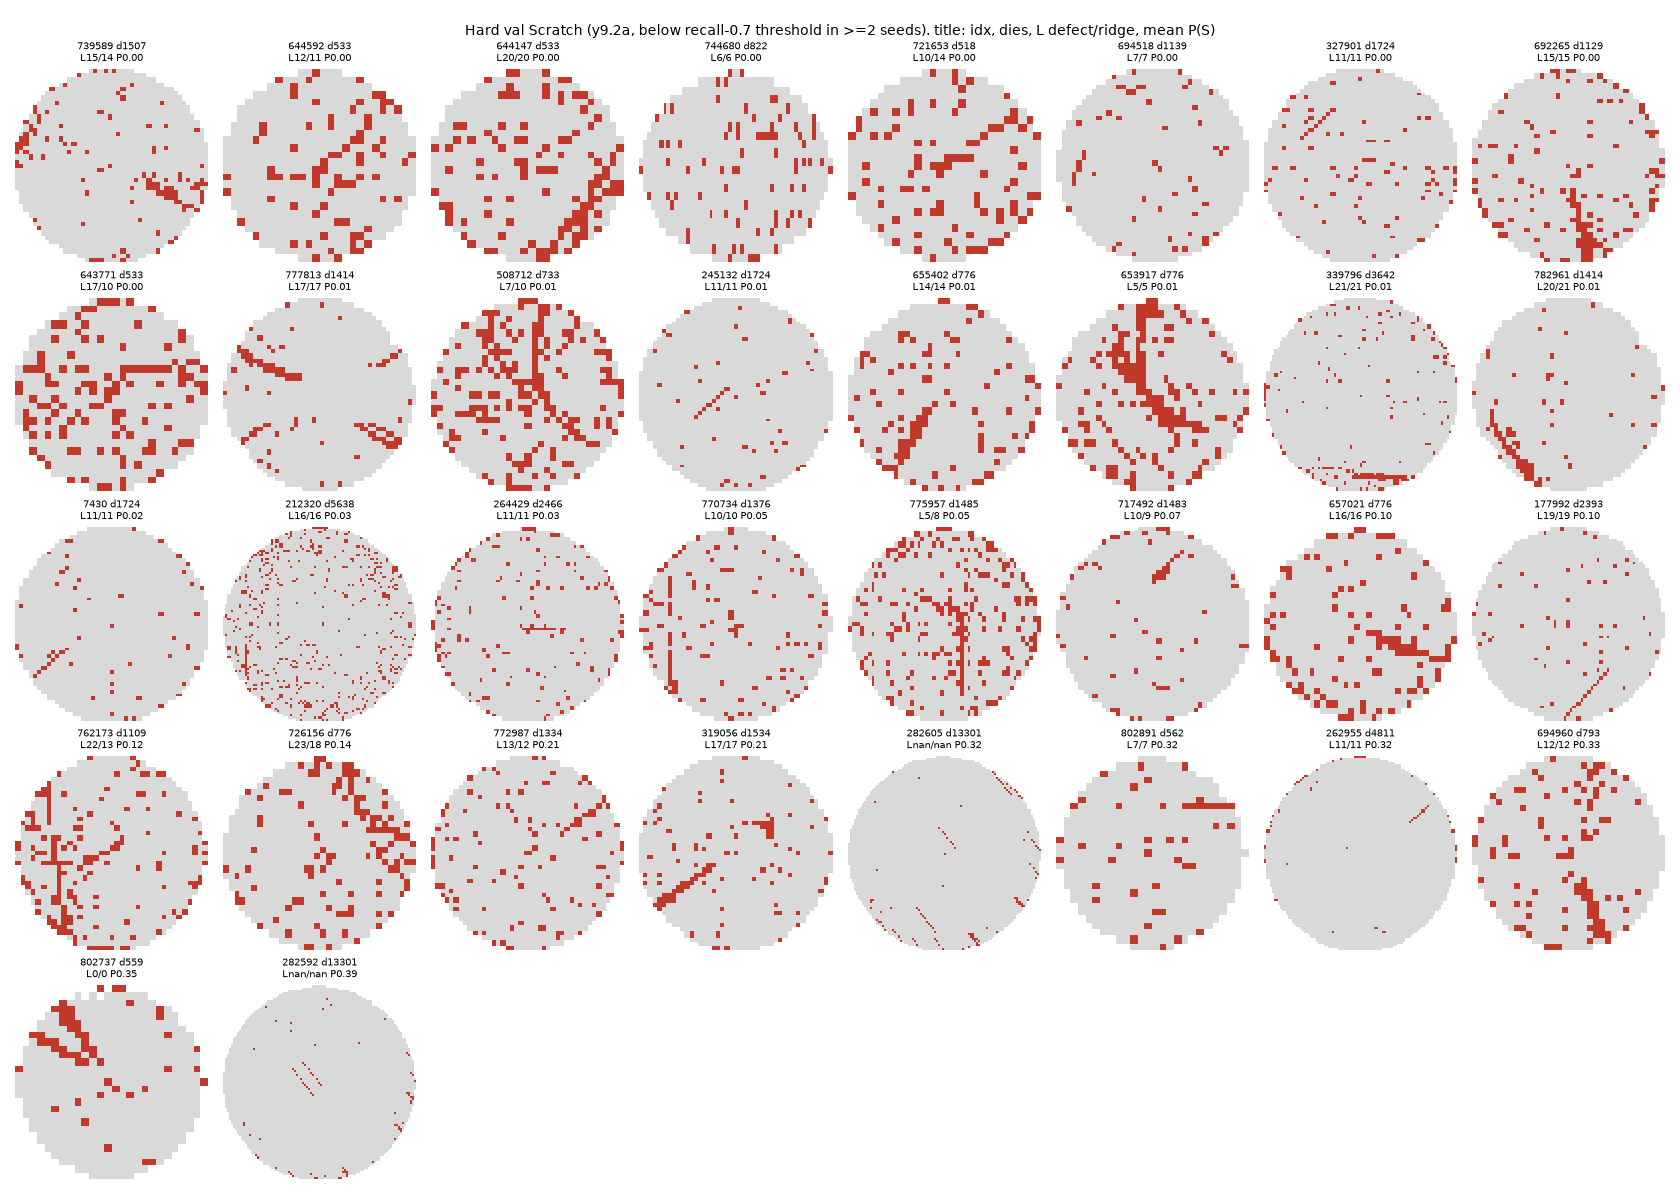

Write the Python code that produced this figure.
"""재현율 0.7 이후에 남는 val Scratch 진단 (val 만, test 안 봄, 학습 없음).
모델 (y9.2a, y9.3a) × seed 0·1·2 각각: P(Scratch) 로 val 전체를 줄 세워 Scratch 재현이 0.7 이 되는 임계 아래에 있는 Scratch = '어려운' Scratch.
본 집합: y9.2a 에서 3 seed 중 2 이상 어려움. 대조: y9.2a 에서 3 seed 모두 임계 위 ('쉬운').
특징: die 수, 불량 비율, 불량 die 성분 최대 길이, Frangi 능선 (τ=0.2) 성분 최대 길이, Frangi 최댓값, 예측 클래스, 위에 있는 none 장수.
사용: python runs/y9.3_step1/hard_scratch.py
"""
import os, sys, gc
import numpy as np, torch
HERE = os.path.dirname(os.path.abspath(__file__)); ROOT = os.path.dirname(os.path.dirname(HERE))
os.chdir(ROOT); sys.path.insert(0, ROOT)
import matplotlib; matplotlib.use("Agg"); import matplotlib.pyplot as plt
from matplotlib.colors import ListedColormap
from wafer import frangi as Fr
from wafer.data import WM811K, CLASSES, NUM_CLASSES
from wafer.models import build_model, to_input, FrangiInput

dev = torch.device("cuda"); CACHE = os.path.expanduser("~/wafer_cache")
ds = WM811K(CACHE); sd = np.load(os.path.join(CACHE, "wm811k_shapes_dies.npy"))
va = ds.val; yv = ds.labels[va]; SC, NO = CLASSES.index("Scratch"), CLASSES.index("none"); s = yv == SC
vs = va[s]; nS = len(vs)
MODELS = {"y9.2a": "frangi", "y9.3a": "length"}


@torch.no_grad()
def probs(seed, meth, tab):
    m = FrangiInput(build_model("resnet18", NUM_CLASSES), *tab)
    d = f"runs/resnet18/p0.05/seed{seed}/{meth}_ssl50_ft30"
    m.load_state_dict(torch.load(os.path.join(d, "best.pt"), map_location="cpu", weights_only=True)); m = m.to(dev).eval()
    out = []
    for i in range(0, len(va), 1024):
        j = va[i:i + 1024]; out.append(torch.softmax(m(to_input(ds.fetch(j, dev)), torch.as_tensor(j, device=dev)).float(), 1).cpu())
    del m; torch.cuda.empty_cache(); return torch.cat(out).numpy()


HARD, PS, PRED, NABOVE = {}, {}, {}, {}
for meth, kind in MODELS.items():
    pu, pi = Fr.cache_paths(CACHE, kind); gi = np.load(pi)
    row = np.full(len(ds.labels), -1, np.int64); row[gi] = np.arange(len(gi)); tab = (torch.from_numpy(np.load(pu)), row)
    for seed in (0, 1, 2):
        p = probs(seed, meth, tab); ps = p[:, SC]
        th = np.sort(ps[s])[::-1][int(np.ceil(0.7 * nS)) - 1]          # Scratch 재현 0.7 이 되는 임계
        HARD[(meth, seed)] = ps[s] < th; PS[(meth, seed)] = ps[s]; PRED[(meth, seed)] = p[s].argmax(1)
        NABOVE[(meth, seed)] = np.array([int(((yv == NO) & (ps > x)).sum()) for x in ps[s]])   # 이 Scratch 보다 위에 선 none 장수
    del tab; gc.collect()

# 원본 격자 특징 (> 96 격자는 nan)
img96 = ds.fetch(vs, "cpu")[:, 0].numpy().astype(np.uint8)
F = {k: np.full(nS, np.nan) for k in ("dies", "frac", "Ldef", "Lridge", "Vmax", "ncomp")}
for j, i in enumerate(vs):
    h, w = sd[i, :2]; F["dies"][j] = sd[i, 2]
    if max(h, w) > 96: continue
    ri = ((np.arange(96) + 0.5) * h / 96).astype(np.int64); ci = ((np.arange(96) + 0.5) * w / 96).astype(np.int64)
    nat = img96[j][np.ix_(np.unique(ri, return_index=True)[1], np.unique(ci, return_index=True)[1])]
    v = Fr.vesselness(nat)
    F["frac"][j] = (nat == 2).sum() / max((nat > 0).sum(), 1)
    F["Ldef"][j] = Fr.line_weight(nat, return_parts=True)[2].max()
    F["Lridge"][j] = Fr.line_weight(nat, "ridge", V=v, tau=Fr.TAU, return_parts=True)[2].max()
    F["Vmax"][j] = v[nat > 0].max(); F["ncomp"][j] = Fr.ndimage.label(nat == 2, structure=np.ones((3, 3)))[1]

nh = sum(HARD[("y9.2a", sd_)].astype(int) for sd_ in (0, 1, 2)); nh3 = sum(HARD[("y9.3a", sd_)].astype(int) for sd_ in (0, 1, 2))
hard = nh >= 2; easy = nh == 0
print(f"val Scratch {nS}장 (원본 격자 ≤96: {np.isfinite(F['frac']).sum()}장). 재현 0.7 임계 아래 = 모델·seed 당 {int(HARD[('y9.2a', 0)].sum())}장 안팎.")
print(f"y9.2a 어려움 seed 수 분포 (0/1/2/3): {[int((nh == k).sum()) for k in range(4)]},  y9.3a: {[int((nh3 == k).sum()) for k in range(4)]}")
print(f"본 집합 (y9.2a 2 seed 이상 어려움) {hard.sum()}장, 그중 y9.3a 에서도 2 seed 이상 어려움 {int((hard & (nh3 >= 2)).sum())}장, y9.3a 에서 쉬움 (0 seed) {int((hard & (nh3 == 0)).sum())}장")
print(f"y9.3a 에서만 어려움 (y9.2a 0 seed, y9.3a ≥2) {int(((nh == 0) & (nh3 >= 2)).sum())}장\n")

med = lambda x, m: np.nanmedian(x[m])
q = lambda x, m: f"{np.nanpercentile(x[m], 25):.2f}/{np.nanmedian(x[m]):.2f}/{np.nanpercentile(x[m], 75):.2f}"
print(f"{'특징 (25%/중앙/75%)':24s} {'어려운 n=' + str(hard.sum()):>22s} {'쉬운 n=' + str(easy.sum()):>22s}")
for k, name in (("dies", "die 수"), ("frac", "불량 die 비율"), ("Ldef", "불량 성분 최대 길이(die)"), ("Lridge", "능선 성분 최대 길이(die)"), ("Vmax", "Frangi 최댓값"), ("ncomp", "불량 덩어리 수")):
    print(f"{name:24s} {q(F[k], hard):>22s} {q(F[k], easy):>22s}")
ps_a = np.mean([PS[("y9.2a", x)] for x in (0, 1, 2)], 0); na_a = np.mean([NABOVE[("y9.2a", x)] for x in (0, 1, 2)], 0)
print(f"{'y9.2a P(Scratch) 평균':24s} {q(ps_a, hard):>22s} {q(ps_a, easy):>22s}")
print(f"{'위에 선 none 장수 평균':24s} {q(na_a, hard):>22s} {q(na_a, easy):>22s}")

print("\n길이 구간별 어려운 비율 (y9.2a 2 seed 이상, 분모 = 그 구간 val Scratch)")
for key, nm in (("Ldef", "불량 성분"), ("Lridge", "능선 성분")):
    for lo, hi in ((0, 10), (10, 15), (15, 999)):
        m = (F[key] >= lo) & (F[key] < hi)
        if m.sum(): print(f"  {nm} L {lo}~{min(hi, 999) - 1 if hi < 999 else '+'}: {int((hard & m).sum())}/{int(m.sum())} = {(hard & m).sum() / m.sum():.2f}")
for nm, m in (("die<1200", F["dies"] < 1200), ("die≥1200", F["dies"] >= 1200)):
    print(f"  {nm}: {int((hard & m).sum())}/{int(m.sum())} = {(hard & m).sum() / m.sum():.2f}")
for lo, hi in ((0, 0.05), (0.05, 0.10), (0.10, 1.01)):
    m = (F["frac"] >= lo) & (F["frac"] < hi)
    if m.sum(): print(f"  불량 비율 {lo:.2f}~{hi:.2f}: {int((hard & m).sum())}/{int(m.sum())} = {(hard & m).sum() / m.sum():.2f}")

print("\n어려운 Scratch 의 argmax 예측 (y9.2a 세 seed 합)")
c = np.zeros(NUM_CLASSES, int)
for x in (0, 1, 2): c += np.bincount(PRED[("y9.2a", x)][hard], minlength=NUM_CLASSES)
print("  " + " ".join(f"{CLASSES[i]} {c[i]}" for i in np.argsort(-c) if c[i]))

print("\n어려운 Scratch 목록 (P(S) 낮은 순): 전역 idx | die | 불량비율 | L불량 | L능선 | Vmax | y9.2a P(S) 평균 | 위 none | 예측 (seed0/1/2) | y9.3a 어려움 seed 수")
order = np.where(hard)[0][np.argsort(ps_a[hard])]
for j in order:
    pr = "/".join(CLASSES[PRED[('y9.2a', x)][j]] for x in (0, 1, 2))
    print(f"  {vs[j]:7d} | {int(F['dies'][j]):5d} | {F['frac'][j]:.3f} | {F['Ldef'][j]:4.0f} | {F['Lridge'][j]:4.0f} | {F['Vmax'][j]:.2f} | {ps_a[j]:.3f} | {na_a[j]:6.0f} | {pr} | {nh3[j]}")

cm = ListedColormap(["white", "#d9d9d9", "#c0392b"])
def grid(idx_list, fname, title):
    n = len(idx_list); cols = 8; rows = int(np.ceil(n / cols))
    fig, ax = plt.subplots(rows, cols, figsize=(cols * 2.1, rows * 2.4))
    for a in np.ravel(ax): a.axis("off")
    for a, j in zip(np.ravel(ax), idx_list):
        a.imshow(img96[j], cmap=cm, vmin=0, vmax=2, interpolation="nearest")
        a.set_title(f"{vs[j]} d{int(F['dies'][j])}\nL{F['Ldef'][j]:.0f}/{F['Lridge'][j]:.0f} P{ps_a[j]:.2f}", fontsize=7)
    fig.suptitle(title, fontsize=10); plt.tight_layout(); plt.savefig(os.path.join(HERE, fname), dpi=100); plt.close(fig)

grid(order, "hard_scratch.png", "Hard val Scratch (y9.2a, below recall-0.7 threshold in >=2 seeds). title: idx, dies, L defect/ridge, mean P(S)")
rng = np.random.default_rng(0); e = np.where(easy)[0]; e = e[np.argsort(-ps_a[e])]
grid(rng.choice(e, min(24, len(e)), replace=False), "easy_scratch.png", "Easy val Scratch (above threshold in all 3 seeds), random 24")
